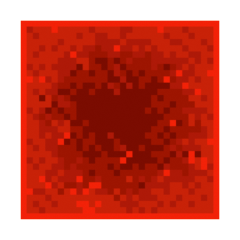
#> input picture Tools/loader/0001.png, 240 x 240 px
$ python Merge.py
#> lines starting #> are read from the running program, lines starting #| are printed output that depends on the picture
'''
*	Script made by Juknum, Pilow is required
* 	info : this script is maybe not right optimized but it works
'''

try:
    from PIL import Image
except ImportError:
	from pip._internal import main as pipmain
	pipmain(['install', 'pillow'])

import os

array = [
	'0001.png', '0002.png', '0003.png', '0004.png', '0005.png', '0006.png', '0007.png', '0008.png',
	'0009.png', '0010.png', '0011.png', '0012.png', '0013.png', '0014.png', '0015.png', '0016.png',
	'0017.png', '0018.png', '0019.png', '0020.png', '0021.png', '0022.png', '0023.png', '0024.png',
	'0025.png', '0026.png', '0027.png', '0028.png', '0029.png', '0030.png', '0031.png', '0032.png',
	'0033.png', '0034.png', '0035.png', '0036.png', '0037.png', '0038.png', '0039.png', '0040.png',
	'0041.png', '0042.png', '0043.png', '0044.png', '0045.png', '0046.png', '0047.png', '0048.png',
	'0049.png', '0050.png', '0051.png', '0052.png', '0053.png', '0054.png', '0055.png', '0056.png',
	'0057.png', '0058.png', '0059.png'
]

def MergeCol(img1, img2):

	dst = Image.new('RGBA', (img1.width + img2.width, img1.height) )
	dst.paste(img1, (0,0))
	dst.paste(img2, (img1.width, 0))

	return dst

def MergeRow(img1, img2):
	dst = Image.new('RGBA', (img1.width, img1.height + img2.height) )
	dst.paste(img1, (0,0))
	dst.paste(img2, (0, img1.height))

	return dst

row = 0
col = 0
arrayIterater = 0
colIterater   = 0

while row != 8:
	while col != 7:

		if (col + 8*row) < 58:

			if col == 0 :
				img1 = Image.open(array[col + 8*row ])
#> img1 is the input picture: PIL image 240x240 RGBA; mean R, G, B, A 127.1, 20, 5.4, 174.7
				img2 = Image.open(array[col + 8*row +1])
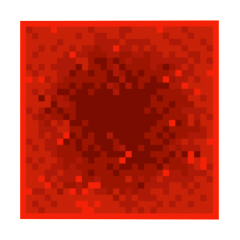
#> input picture Tools/loader/0002.png, 240 x 240 px
#> img2 is the input picture: PIL image 240x240 RGBA; mean R, G, B, A 127.1, 20.5, 4.8, 174.8
			else:
				img1 = Image.open("tmp" + str(row) + ".png")
				img2 = Image.open(array[col + 8*row + 1])

			MergeCol(img1, img2).save("tmp" + str(row) + ".png")
#> in MergeCol, `dst = Image.new('RGBA', (img1.width + img2.width, img1.height) )`: dst: PIL image 480x240 RGBA; every value is 0
#> in MergeCol, `dst.paste(img1, (0,0))`:
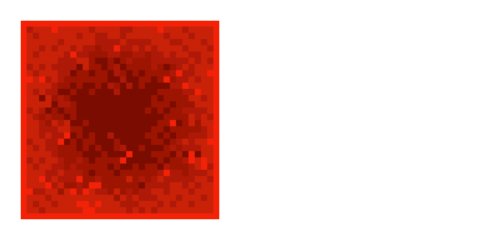
#> dst: PIL image 480x240 RGBA; mean R, G, B, A 63.6, 10, 2.7, 87.3; transparent parts drawn white
#> in MergeCol, `dst.paste(img2, (img1.width, 0))`:
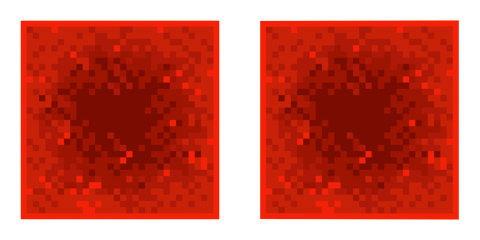
#> dst: PIL image 480x240 RGBA; mean R, G, B, A 127.1, 20.2, 5.1, 174.7; transparent parts drawn white
#> (the run stopped early here; a loop or call above may not have finished)
